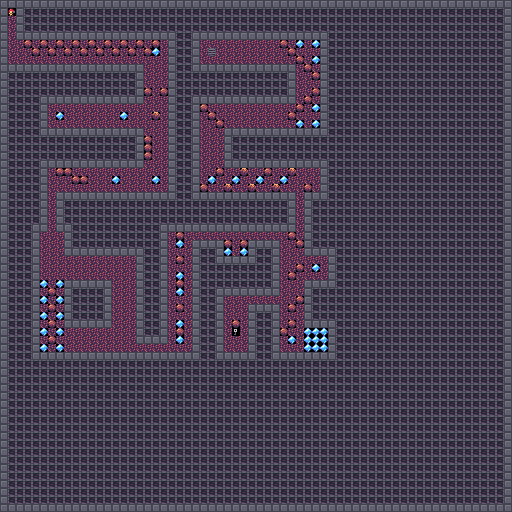

A 2D game scene composited from a Tiled map and its tileset images. What follows is a short description and the map's XML, with each tile layer's data collapsed to a summary:
An orthogonal 64x64 tile map with 8x8 px tiles, 1 tile layer (Tile Layer 1).

<map version="1.2" tiledversion="1.3.2" orientation="orthogonal" renderorder="right-down" compressionlevel="0" width="64" height="64" tilewidth="8" tileheight="8" infinite="0" nextlayerid="2" nextobjectid="1">
 <tileset firstgid="1" source="sprites.tsx" />
 <layer id="1" name="Tile Layer 1" width="64" height="64">
  <data>[4096 cells, 4096 non-empty, 9 distinct tile ids]</data>
 </layer>
</map>